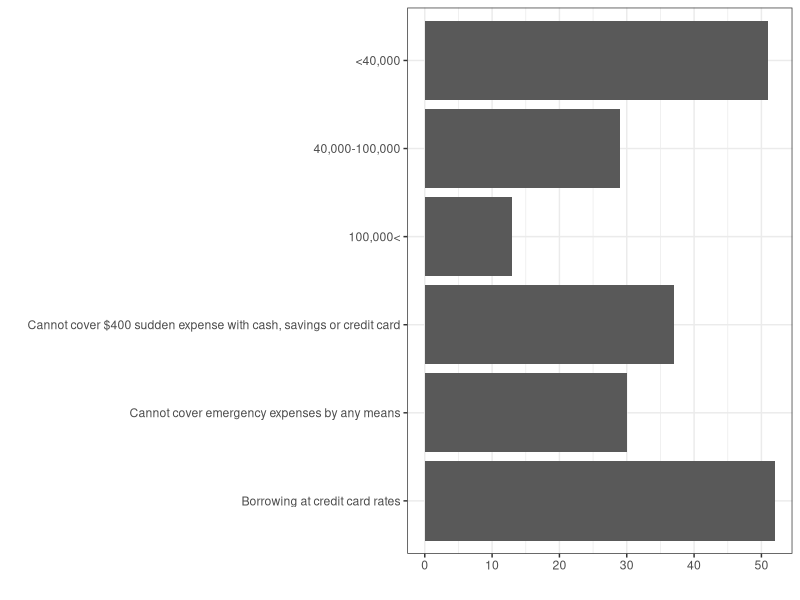

Reproduce this figure in R.
#Graph Designer: Harriet Brookes Gray 
#Authors: Bowles, Foley and Halliday
#Title: Coordination, Conflict and Competition: A Text in Microeconomics

library(tidyverse)
library(ggplot2)
pdf(file = "credit/credit_constraints.pdf", width = 8, height = 6)

#Set parameters for graphics
axislabelsize <- 1.8
labelsize <- 1.5
namesize <- 1.8
annotatesize <- 1.5
graphlinewidth <- 2
segmentlinewidth <- 1.5

COL <- c("#7fc97f", "#beaed4", "#fdc086", "#ffff99", "#386cb0", "#f0027f", "#bf5b17", "#666666")
COLA <- c("#e0f3db", "#99d8c9","#66c2a4","#41ae76", "#238b45", "#005824")
COLB <- c("#c6dbef", "#4eb3d3", "#2b8cbe", "#0868ac","#084081")
grays <- gray.colors(25, start = 1, end = 0)


# #Data 
# Income_range1 <- c("<40,000", "<40,000", "<40,000", "<40,000")
# Race1 <- c("White", "Black", "Hispanic", "Overall")
# Denied1 <- c(40,58,41,43)
# Approved1 <- c(52, 32, 51,49)
# Denied_Approved_less1 <- c(48,68,49,51)
# Approved_less1 <- c(8, 10, 8, 8)
# data1 <- cbind(Income_range1, Race1, Approved1, Denied1, Denied_Approved_less1, Approved_less1)
# 
# Income_range2 <- c("40,000-100,000", "40,000-100,000", "40,000-100,000", "40,000-100,000")
# Race2 <- c("White", "Black", "Hispanic", "Overall")
# Denied2 <- c(17,41,30,22)
# Approved2 <- c(78,43,61,71)
# Denied_Approved_less2 <- c(22,57,39,29)
# Approved_less2 <- c(5,16,9,7)
# data2 <- cbind(Income_range2, Race2, Approved2, Denied2, Denied_Approved_less2, Approved_less2)
# 
# Income_range3 <- c(">100,000", ">100,000", ">100,000", ">100,000")
# Race3 <- c("White", "Black", "Hispanic", "Overall")
# Denied3 <- c(7,19,17,9)
# Approved3 <- c(90,69,78,87)
# Denied_Approved_less3 <- c(10,31,22,13)
# Approved_less3 <- c(3,12,5,4)
# data3 <- cbind(Income_range3, Race3, Approved3, Denied3, Denied_Approved_less3, Approved_less3)
# 
# Income_range4 <- c("All", "All", "All", "All")
# Race4 <- c("White", "Black", "Hispanic", "Overall")
# Denied4 <- c(19,44,32,24)
# Approved4 <- c(76,43,60,69)
# Denied_Approved_less4 <- c(24,57,40,31)
# Approved_less4 <- c(5,13,8,7)
# data4 <- cbind(Income_range4, Race4, Approved4, Denied4, Denied_Approved_less4, Approved_less4)
# 
# credit_outcomes_mat <- rbind(data1,data2,data3,data4) 
# 
# credit_outcomes_df <- as.data.frame(credit_outcomes_mat)
# 
# credit_outcomes_df <- credit_outcomes_df %>%
#   rename("income_range" = "Income_range1", 
#          "race" = "Race1", 
#          "approved" = "Approved1",
#          "denied" = "Denied1", 
#          "denied_approved_less" = "Denied_Approved_less1", 
#          "approved_less" = "Approved_less1") %>%
#   gather(type, percent, c(denied, approved, denied_approved_less, approved_less)) 
# 
# credit_outcomes_df$percent <- as.numeric(credit_outcomes_df$percent)
# 
# #plot 1 - Denied and Approved but received less than requested. 
# 
# data_credit1 <- credit_outcomes_df %>%
#   filter(income_range != "All") %>%
#   filter(type != "denied_approved_less") %>%
#   filter(type != "approved") %>%
#   filter(race == "Overall")
# 
# data_credit1$income_range <- factor(data_credit1$income_range, levels = c("<40,000", "40,000-100,000", ">100,000"))
# 
# plot1 <- ggplot(data_credit1, aes(x=income_range, y = percent)) + 
#   geom_bar(stat="identity", position = "dodge", aes(fill = type))
# 
# plot1

# plot2 - 6 horizontal bars. 

x <- c("<40,000", "40,000-100,000", "100,000<", "Cannot cover $400 sudden expense with cash, savings or credit card", "Cannot cover emergency expenses by any means", "Borrowing at credit card rates")
y <- c(51,29, 13, 37, 30, 52)
mat <- cbind(x, y)
data <- as.data.frame(mat)
data$y <- as.numeric(data$y)

#data$x <- factor(data$x, levels = c("<40,000", "40,000-100,000", "100,000<", "Can't cover $400 sudden expenses with cash, savings or credit card", "Cannot cover emergency expenses by any means", "Borrowing at credit card rates"))

data$x <- factor(data$x, levels = c("Borrowing at credit card rates","Cannot cover emergency expenses by any means", "Cannot cover $400 sudden expense with cash, savings or credit card", "100,000<", "40,000-100,000","<40,000"))


plot2 <- 
  data %>% 
  ggplot(aes(x = x, y = y)) + 
  geom_bar(stat = "identity") + 
  xlab("") +
  ylab("") +
  theme_bw() + 
  #theme(legend.position = c(0.8,0.85),
        #legend.text.align = 0,
        #axis.title = element_text(size = 20),
        #axis.title.y = element_blank(),
        #axis.text.y = element_text(size = 18),
        #legend.title = element_text(size = 16),
        #legend.text = element_text(size = 18),
        #legend.title = element_text(size = 18),
        #axis.text.x  = element_text(vjust = 0.5, size = 18)) + 
  #geom_text(
   # aes(x = group5, y = utility5, label = utility5, group = type5),
   # col = "black",
   # hjust = -0.5, size = 4,
   # position = position_dodge(width = 1),
   # inherit.aes = TRUE
  #) +
  #ylim(0, 160) +
  coord_flip()
plot2





dev.off()
